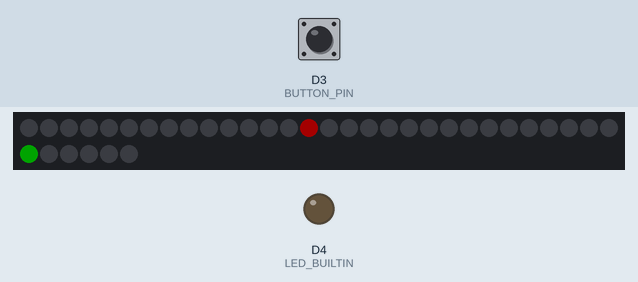
This sketch was run on a simulated ESP8266 (NodeMCU). On the bench: 36 RGB LEDs in strip order, left to right, continuing on the next row, output pins drawn as LEDs (lit = HIGH, except the on-board LED, lit = LOW). Inputs (shaded band) come from the test bench; at power-on: D3 (BUTTON_PIN) HIGH. Dim RGB values are drawn brighter than linear; WiFi joins after 1.5 s; servers stay silent unless stated; network time is answered at once with the bench clock; the local clock reads 2024-03-15 10:24:30 at power-on unless the sketch sets it; what the sketch prints to the serial monitor is not drawn.

Above: at 4.1 s.
4.2 s: D3 (BUTTON_PIN) pulled LOW for 0.15 s
4.9 s: D3 (BUTTON_PIN) pulled LOW for 1 s
6.5 s: D3 (BUTTON_PIN) pulled LOW for 0.15 s
7.2 s: D3 (BUTTON_PIN) pulled LOW for 1 s
8.8 s: D3 (BUTTON_PIN) pulled LOW for 3.2 s
At 12.91 s:
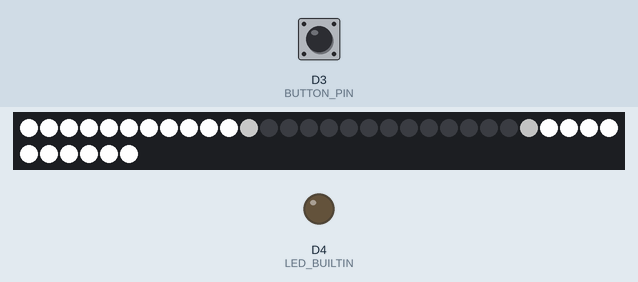
At 14.0 s:
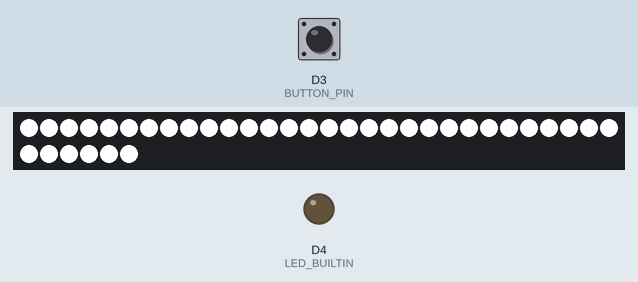
14.5 s: D3 (BUTTON_PIN) pulled LOW for 0.15 s
At 19.39 s:
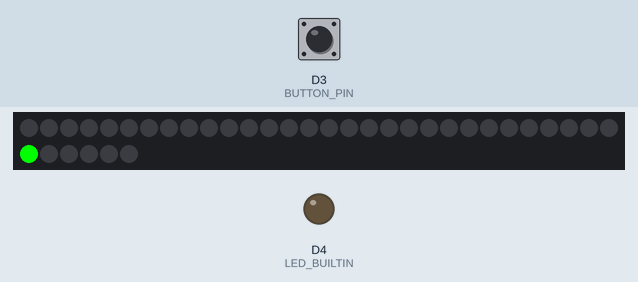
Timing chart, 0 to 20.7 s (numbered marks = the images above; inputs shaded):
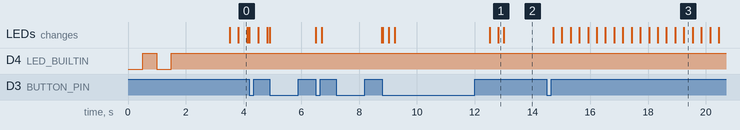

The sketch:

ring_light.ino
```cpp
#include <Adafruit_NeoPixel.h>
#include <NTPClient.h>
#include <ESP8266WiFi.h>
#include <WiFiUdp.h>

// Config start

// D4 is the builtin led, don't use it
#define LED_N 36
#define LED_OFFSET 0
#define LED_DATA D5
#define LED_MODE NEO_GRBW + NEO_KHZ800
#define BUTTON_PIN D3
#define WIFI_SSID "test-wifi"
#define WIFI_PWD "ipad2015"
#define TIMEZONE 3600
#define ANIMATION_BUFFER LED_N*10
// Config end


// Display mode
#define DISPLAY_TIME 0
#define DISPLAY_LIGHT 1


// callback identifiers
#define IDENTIFIER_NONE 0
#define IDENTIFIER_MINUTE_OFF 1
#define IDENTIFIER_MINUTE_ON 2
#define IDENTIFIER_HOUR_OFF 3
#define IDENTIFIER_HOUR_ON 4
#define IDENTIFIER_LIGHT 5

struct pixelAnimation {
  int n;
  byte startRed;
  byte startGreen;
  byte startBlue;
  byte startWhite;
  byte stopRed;
  byte stopGreen;
  byte stopBlue;
  byte stopWhite;
  unsigned long start;
  unsigned long stop;
  int identifier;
};

pixelAnimation animations[ANIMATION_BUFFER];
int activeAnimations = 0;

Adafruit_NeoPixel pixels = Adafruit_NeoPixel(LED_N, LED_DATA, LED_MODE);

WiFiUDP ntpUDP;
NTPClient timeClient(ntpUDP);

void stopAllAnimations();
void animateBlock(int start, int stop, byte red, byte green, byte blue, byte white, int duration, int identifierLast = IDENTIFIER_NONE, int offset = 0);
void animateFollow(int start, int stop, byte red, byte green, byte blue, byte white, int duration, int identifierLast = IDENTIFIER_NONE, int offset = 0);
void addAnimation(int n, byte stopRed, byte stopGreen, byte stopBlue, byte stopWhite, int duration, int identifier = IDENTIFIER_NONE, int offset = 0);
void addAnimationFrom(int n, byte startRed, byte startGreen, byte startBlue, byte startWhite, byte stopRed, byte stopGreen, byte stopBlue, byte stopWhite, int duration, int identifier = IDENTIFIER_NONE, int offset = 0);
void animationEndCallback(int identifier, int led);
;void updateLights();

int currentDisplay = DISPLAY_TIME;

void setup() {
  pixels.begin();
  pixels.clear();

  Serial.begin(9600);

  WiFi.begin(WIFI_SSID, WIFI_PWD);

  pinMode(LED_BUILTIN, OUTPUT);
  pinMode(BUTTON_PIN, INPUT_PULLUP);

  while ( WiFi.status() != WL_CONNECTED ) {
    delay ( 500 );
    digitalWrite(LED_BUILTIN, !digitalRead(LED_BUILTIN));
    Serial.print ( "." );
  }
  digitalWrite(LED_BUILTIN, 1);

  WiFi.setAutoReconnect(true);
  WiFi.persistent(true);

  timeClient.begin();
  timeClient.setTimeOffset(TIMEZONE);

  // this triggers the clock hands to show
  addAnimation(0, 0, 0, 0, 0, 2000, IDENTIFIER_MINUTE_OFF);
  addAnimation(0, 0, 0, 0, 0, 2000, IDENTIFIER_HOUR_OFF);
}

void loop() {

  timeClient.update();

  if (!digitalRead(BUTTON_PIN)) {
    delay(200);
    if (currentDisplay == DISPLAY_TIME) {
      currentDisplay = DISPLAY_LIGHT;
      stopAllAnimations();
      animateBlock(0, LED_N, 0, 0, 0, 0, 500); // turn off everything that is on
      animateFollow(0, LED_N/2, 0, 0, 0, 255, 500, IDENTIFIER_NONE, 500);
      animateFollow(LED_N, LED_N/2, 0, 0, 0, 255, 500, IDENTIFIER_LIGHT, 500);
    } else if (currentDisplay == DISPLAY_LIGHT) {
      currentDisplay = DISPLAY_TIME;
      stopAllAnimations();
      animateBlock(0, LED_N, 0, 0, 0, 0, 500); // turn off everything that is on
      addAnimation(0, 0, 0, 0, 0, 0, IDENTIFIER_MINUTE_OFF, 500);
      addAnimation(0, 0, 0, 0, 0, 0, IDENTIFIER_HOUR_OFF, 500);
    }
    Serial.println(currentDisplay);
  }

  updateLights();

  delay(10);
}

void stopAllAnimations() {
  activeAnimations = 0;
}

void animateBlock(int start, int stop, byte red, byte green, byte blue, byte white, int duration, int identifierLast, int offset) {
  int n = abs(start-stop);
  for (int j = 0; j < n; j++) {
    if (j == n - 1) {
      addAnimation((start+j)%LED_N, red, green, blue, white, duration, identifierLast, offset);
    } else {
      addAnimation((start+j)%LED_N, red, green, blue, white, duration, IDENTIFIER_NONE, offset);
    }
  }
}

void animateFollow(int start, int stop, byte red, byte green, byte blue, byte white, int duration, int identifierLast, int offset) {
  int numLeds;
  int increment;
  if (start > stop) {
    numLeds = start - stop + 1;
    increment = -1;
  } else {
    numLeds = stop - start + 1;
    increment = 1;
  }
  int delay = duration / numLeds;
  for (int i = start; i != stop + increment; i += increment) {
    addAnimation(i, red, green, blue, white, delay, identifierLast, offset);
    offset += delay;
  }
}


void addAnimation(int n, byte stopRed, byte stopGreen, byte stopBlue, byte stopWhite, int duration, int identifier, int offset) {
  if (activeAnimations-1 >= ANIMATION_BUFFER || n >= LED_N) {
    return;
  }

  bool found = false;
  unsigned long lastTime;
  byte lastRed;
  byte lastGreen;
  byte lastBlue;
  byte lastWhite;
  for (int i = 0; i < activeAnimations; i++) {
    if (animations[i].n == n) {
      if (!found) {
        lastTime = animations[i].stop;
        found = true;
      } else if(lastTime < animations[i].stop) {
        lastTime = animations[i].stop;
        lastRed = animations[i].stopRed;
        lastGreen = animations[i].stopGreen;
        lastBlue = animations[i].stopBlue;
        lastWhite = animations[i].stopWhite;
      }
    }
  }

  if (!found) {
    uint32_t color = pixels.getPixelColor(n);
    lastRed = (color >> 16) & 0xFF;
    lastGreen = (color >> 8) & 0xFF;
    lastBlue = color & 0xFF;
    lastWhite = (color >> 24) & 0xFF;
  }

  addAnimationFrom(n, lastRed, lastGreen, lastBlue, lastWhite, stopRed, stopGreen, stopBlue, stopWhite, duration, identifier, offset);
}

void addAnimationFrom(int n, byte startRed, byte startGreen, byte startBlue, byte startWhite, byte stopRed, byte stopGreen, byte stopBlue, byte stopWhite, int duration, int identifier, int offset) {
  if (activeAnimations-1 >= ANIMATION_BUFFER || n >= LED_N) {
    return;
  }

  unsigned long time = millis();

  animations[activeAnimations] = {
    n,
    startRed,
    startGreen,
    startBlue,
    startWhite,
    stopRed,
    stopGreen,
    stopBlue,
    stopWhite,
    time + offset, // start
    time + offset + duration,  // stop
    identifier,
  };
  activeAnimations++;
}

void animationEndCallback(int identifier, int led) {
  if (identifier == IDENTIFIER_MINUTE_ON) {
    addAnimation(led, 0, 0, 0, 0, 2000, IDENTIFIER_MINUTE_OFF);
  } else if (identifier == IDENTIFIER_MINUTE_OFF) {
    addAnimation((int) (timeClient.getMinutes()*LED_N/60+LED_OFFSET)%LED_N, 255, 0, 0, 0, 2000, IDENTIFIER_MINUTE_ON);
  } else if (identifier == IDENTIFIER_HOUR_ON) {
    if ((int) ((timeClient.getHours()%12)*LED_N/12+LED_OFFSET)%LED_N == led) {
      addAnimation(led, 0, 255, 0, 0, 2000, IDENTIFIER_HOUR_ON);
    } else {
      addAnimation(led, 0, 0, 0, 0, 2000, IDENTIFIER_HOUR_OFF);
    }
  } else if (identifier == IDENTIFIER_HOUR_OFF) {
    addAnimation((int) ((timeClient.getHours()%12)*LED_N/12+LED_OFFSET)%LED_N, 0, 255, 0, 0, 2000, IDENTIFIER_HOUR_ON);
  }
}

void updateLights() {
  unsigned long time = millis();
  for (int i = 0; i < activeAnimations; i++) {
    if (animations[i].start < time) {
      float pos = max(min((float)(time-animations[i].start)/(animations[i].stop - animations[i].start), (float)1), (float)0);
      pixels.setPixelColor(animations[i].n,
        animations[i].startRed*(1-pos)+animations[i].stopRed*pos,
        animations[i].startGreen*(1-pos)+animations[i].stopGreen*pos,
        animations[i].startBlue*(1-pos)+animations[i].stopBlue*pos,
        animations[i].startWhite*(1-pos)+animations[i].stopWhite*pos
      );
    }
  }
  for (int i = 0; i < activeAnimations; i++) {
    if (animations[i].stop < time) {
        int identifier = animations[i].identifier;
        int led = animations[i].n;
        activeAnimations--;
        if (activeAnimations < ANIMATION_BUFFER - 2)
          animations[i] = animations[activeAnimations];
        animationEndCallback(identifier, led);
    }
  }
  pixels.show();
}
```
